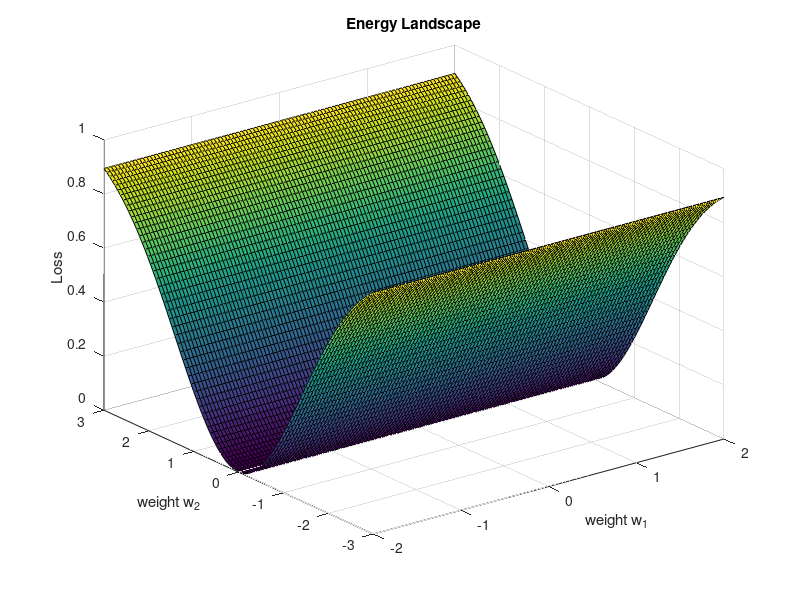
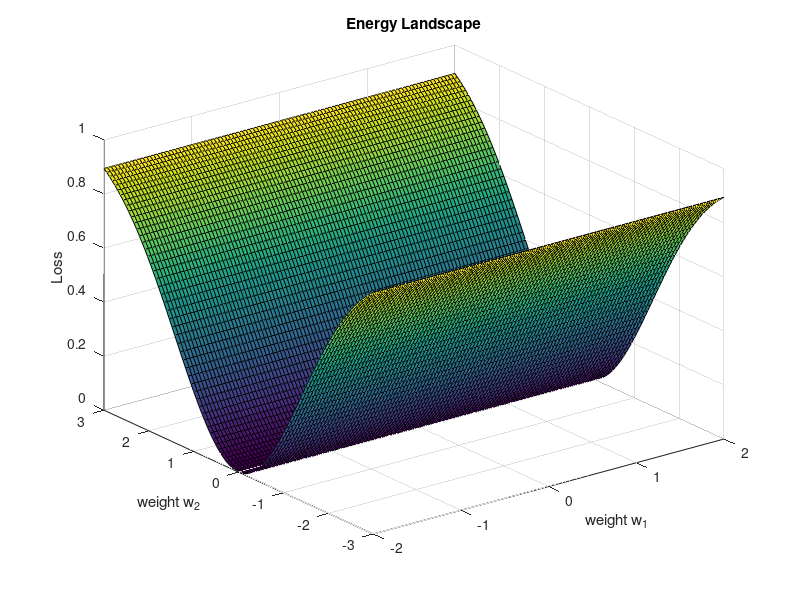

Here is the MATLAB script that generated these plots, in order:
lb_x=-2;N_x=100;ub_x=2;
lb_y=-3;N_y=100;ub_y=3;
% lb_x=-5;step_x=0.2;ub_x=5;
% lb_y=-5;step_y=0.2;ub_y=5;
x=linspace(lb_x,ub_x,N_x);
y=linspace(lb_y,ub_y,N_y);
%%
[X,Y] = meshgrid(x,y);
Z = -exp(-(0.25)*Y.^2) + 1;
%%
fig = figure;
surf(X,Y,Z)
title('Energy Landscape')
xlabel('weight w_1')
ylabel('weight w_2')
zlabel('Loss')
%%
saveas(fig,'energy_landscape');
saveas(fig,'energy_landscape','pdf');